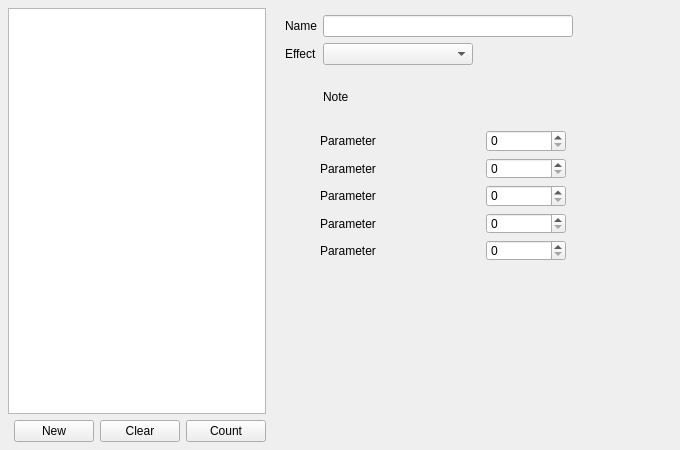
<?xml version="1.0" encoding="UTF-8"?>
<ui version="4.0">
 <class>ScrEffectWidget</class>
 <widget class="QWidget" name="ScrEffectWidget">
  <property name="geometry">
   <rect>
    <x>0</x>
    <y>0</y>
    <width>680</width>
    <height>450</height>
   </rect>
  </property>
  <property name="windowTitle">
   <string>Screen Effect</string>
  </property>
  <layout class="QHBoxLayout" name="horizontalLayout_3" stretch="0,0">
   <property name="sizeConstraint">
    <enum>QLayout::SizeConstraint::SetMinimumSize</enum>
   </property>
   <property name="leftMargin">
    <number>0</number>
   </property>
   <property name="topMargin">
    <number>0</number>
   </property>
   <property name="rightMargin">
    <number>0</number>
   </property>
   <property name="bottomMargin">
    <number>0</number>
   </property>
   <item>
    <layout class="QVBoxLayout" name="scrFxVList" stretch="0,0">
     <property name="sizeConstraint">
      <enum>QLayout::SizeConstraint::SetMinimumSize</enum>
     </property>
     <property name="leftMargin">
      <number>8</number>
     </property>
     <property name="topMargin">
      <number>8</number>
     </property>
     <property name="rightMargin">
      <number>8</number>
     </property>
     <property name="bottomMargin">
      <number>8</number>
     </property>
     <item>
      <widget class="QListWidget" name="scrFxList">
       <property name="sizePolicy">
        <sizepolicy hsizetype="MinimumExpanding" vsizetype="Expanding">
         <horstretch>0</horstretch>
         <verstretch>0</verstretch>
        </sizepolicy>
       </property>
      </widget>
     </item>
     <item>
      <layout class="QHBoxLayout" name="scrFxLButtons">
       <item>
        <spacer name="horizontalSpacer">
         <property name="orientation">
          <enum>Qt::Orientation::Horizontal</enum>
         </property>
         <property name="sizeHint" stdset="0">
          <size>
           <width>40</width>
           <height>20</height>
          </size>
         </property>
        </spacer>
       </item>
       <item>
        <widget class="QPushButton" name="scrFxLNewButton">
         <property name="maximumSize">
          <size>
           <width>80</width>
           <height>24</height>
          </size>
         </property>
         <property name="text">
          <string>New</string>
         </property>
        </widget>
       </item>
       <item>
        <widget class="QPushButton" name="scrFxLClearButton">
         <property name="maximumSize">
          <size>
           <width>80</width>
           <height>24</height>
          </size>
         </property>
         <property name="text">
          <string>Clear</string>
         </property>
        </widget>
       </item>
       <item>
        <widget class="QPushButton" name="scrFxLCountButton">
         <property name="maximumSize">
          <size>
           <width>80</width>
           <height>24</height>
          </size>
         </property>
         <property name="text">
          <string>Count</string>
         </property>
        </widget>
       </item>
      </layout>
     </item>
    </layout>
   </item>
   <item>
    <widget class="QWidget" name="widget" native="true">
     <property name="sizePolicy">
      <sizepolicy hsizetype="Expanding" vsizetype="Expanding">
       <horstretch>0</horstretch>
       <verstretch>0</verstretch>
      </sizepolicy>
     </property>
     <property name="minimumSize">
      <size>
       <width>400</width>
       <height>450</height>
      </size>
     </property>
     <property name="baseSize">
      <size>
       <width>800</width>
       <height>400</height>
      </size>
     </property>
     <widget class="QWidget" name="gridLayoutWidget">
      <property name="geometry">
       <rect>
        <x>5</x>
        <y>15</y>
        <width>371</width>
        <height>108</height>
       </rect>
      </property>
      <layout class="QGridLayout" name="gridLayout">
       <item row="0" column="1">
        <layout class="QHBoxLayout" name="horizontalLayout_4">
         <item>
          <widget class="QLineEdit" name="nameLineEdit">
           <property name="minimumSize">
            <size>
             <width>250</width>
             <height>0</height>
            </size>
           </property>
          </widget>
         </item>
         <item>
          <spacer name="horizontalSpacer_3">
           <property name="orientation">
            <enum>Qt::Orientation::Horizontal</enum>
           </property>
           <property name="sizeHint" stdset="0">
            <size>
             <width>40</width>
             <height>20</height>
            </size>
           </property>
          </spacer>
         </item>
        </layout>
       </item>
       <item row="1" column="0">
        <widget class="QLabel" name="label_3">
         <property name="text">
          <string>Effect</string>
         </property>
        </widget>
       </item>
       <item row="1" column="1">
        <layout class="QHBoxLayout" name="horizontalLayout_6">
         <item>
          <widget class="QComboBox" name="effectComboBox">
           <property name="minimumSize">
            <size>
             <width>150</width>
             <height>0</height>
            </size>
           </property>
           <property name="baseSize">
            <size>
             <width>150</width>
             <height>0</height>
            </size>
           </property>
          </widget>
         </item>
         <item>
          <spacer name="horizontalSpacer_2">
           <property name="orientation">
            <enum>Qt::Orientation::Horizontal</enum>
           </property>
           <property name="sizeHint" stdset="0">
            <size>
             <width>40</width>
             <height>20</height>
            </size>
           </property>
          </spacer>
         </item>
        </layout>
       </item>
       <item row="0" column="0">
        <widget class="QLabel" name="label_2">
         <property name="text">
          <string>Name</string>
         </property>
        </widget>
       </item>
       <item row="2" column="1">
        <widget class="QLabel" name="labelNote">
         <property name="text">
          <string>Note</string>
         </property>
        </widget>
       </item>
      </layout>
     </widget>
     <widget class="QWidget" name="gridLayoutWidget_2">
      <property name="geometry">
       <rect>
        <x>40</x>
        <y>130</y>
        <width>246</width>
        <height>131</height>
       </rect>
      </property>
      <layout class="QGridLayout" name="gridLayout_2">
       <item row="2" column="0">
        <widget class="QLabel" name="param3Label">
         <property name="text">
          <string>Parameter</string>
         </property>
        </widget>
       </item>
       <item row="0" column="1">
        <widget class="QSpinBox" name="param1SpinBox">
         <property name="minimumSize">
          <size>
           <width>60</width>
           <height>0</height>
          </size>
         </property>
         <property name="maximumSize">
          <size>
           <width>80</width>
           <height>16777215</height>
          </size>
         </property>
        </widget>
       </item>
       <item row="0" column="0">
        <widget class="QLabel" name="param1Label">
         <property name="text">
          <string>Parameter</string>
         </property>
        </widget>
       </item>
       <item row="1" column="1">
        <widget class="QSpinBox" name="param2SpinBox">
         <property name="minimumSize">
          <size>
           <width>60</width>
           <height>0</height>
          </size>
         </property>
         <property name="maximumSize">
          <size>
           <width>80</width>
           <height>16777215</height>
          </size>
         </property>
        </widget>
       </item>
       <item row="1" column="0">
        <widget class="QLabel" name="param2Label">
         <property name="text">
          <string>Parameter</string>
         </property>
        </widget>
       </item>
       <item row="3" column="0">
        <widget class="QLabel" name="param4Label">
         <property name="text">
          <string>Parameter</string>
         </property>
        </widget>
       </item>
       <item row="4" column="0">
        <widget class="QLabel" name="param5Label">
         <property name="text">
          <string>Parameter</string>
         </property>
        </widget>
       </item>
       <item row="2" column="1">
        <widget class="QSpinBox" name="param3SpinBox">
         <property name="minimumSize">
          <size>
           <width>60</width>
           <height>0</height>
          </size>
         </property>
         <property name="maximumSize">
          <size>
           <width>80</width>
           <height>16777215</height>
          </size>
         </property>
        </widget>
       </item>
       <item row="3" column="1">
        <widget class="QSpinBox" name="param4SpinBox">
         <property name="minimumSize">
          <size>
           <width>60</width>
           <height>0</height>
          </size>
         </property>
         <property name="maximumSize">
          <size>
           <width>80</width>
           <height>16777215</height>
          </size>
         </property>
        </widget>
       </item>
       <item row="4" column="1">
        <widget class="QSpinBox" name="param5SpinBox">
         <property name="minimumSize">
          <size>
           <width>60</width>
           <height>0</height>
          </size>
         </property>
         <property name="maximumSize">
          <size>
           <width>80</width>
           <height>16777215</height>
          </size>
         </property>
        </widget>
       </item>
      </layout>
     </widget>
    </widget>
   </item>
  </layout>
 </widget>
 <resources/>
 <connections/>
</ui>
